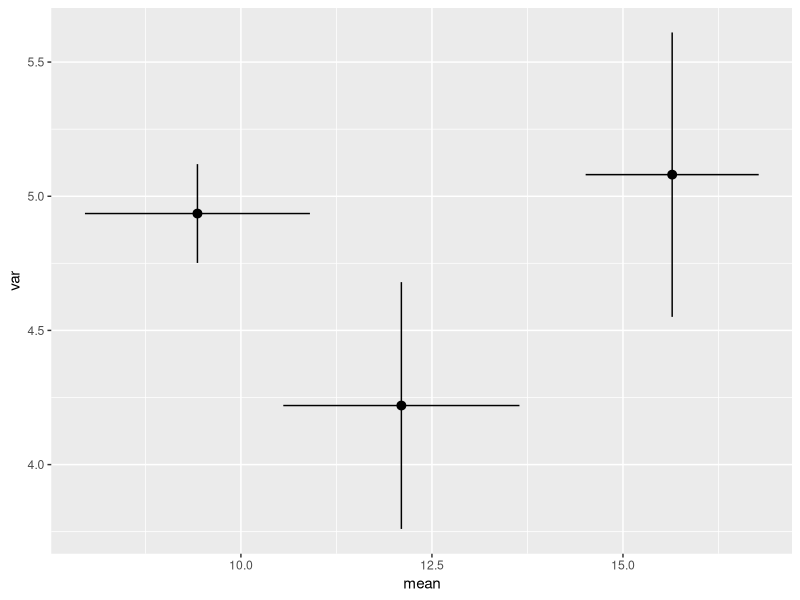

Recreate this plot in R.
library(ggplot2)

# Create a dataset similar to linear regression summary
viz <- data.frame(mean = rnorm(3, mean = 15, sd = 3), var = rnorm(3, mean = 5, sd = .6), 
                  se_mean = rnorm(3, 1, .5), se_var = rnorm(3, .5, .2))

viz

ggplot(data = viz, aes(x = mean, y = var)) +  
  geom_pointrange(aes(ymin = var - se_var, ymax = var + se_var)) +
  geom_errorbarh(aes(xmax = mean + se_mean, xmin = mean - se_mean, height = 0))
